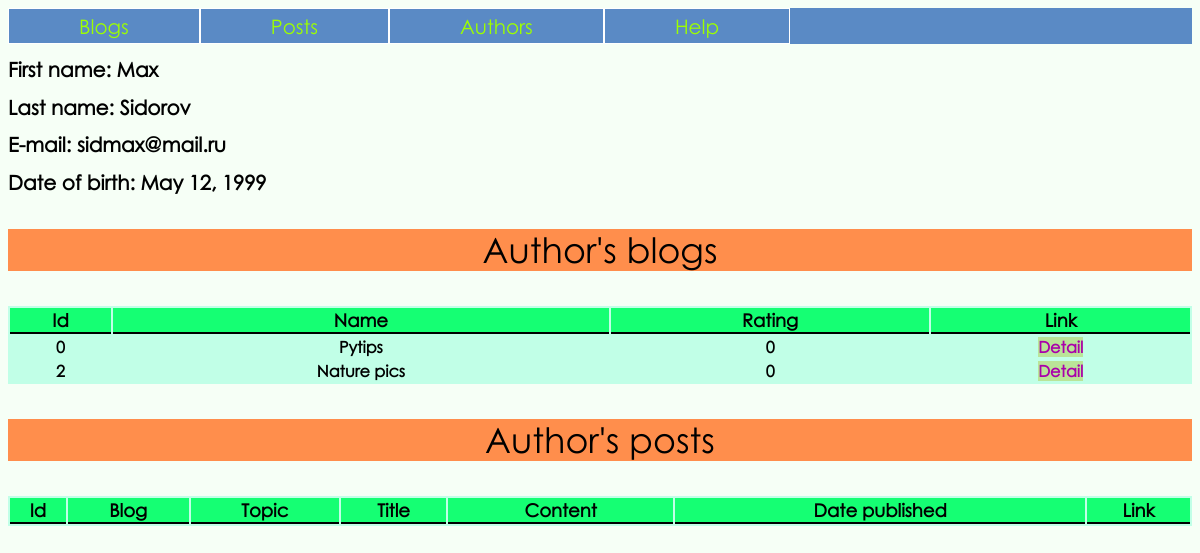
The app's page /author/0/, older data.
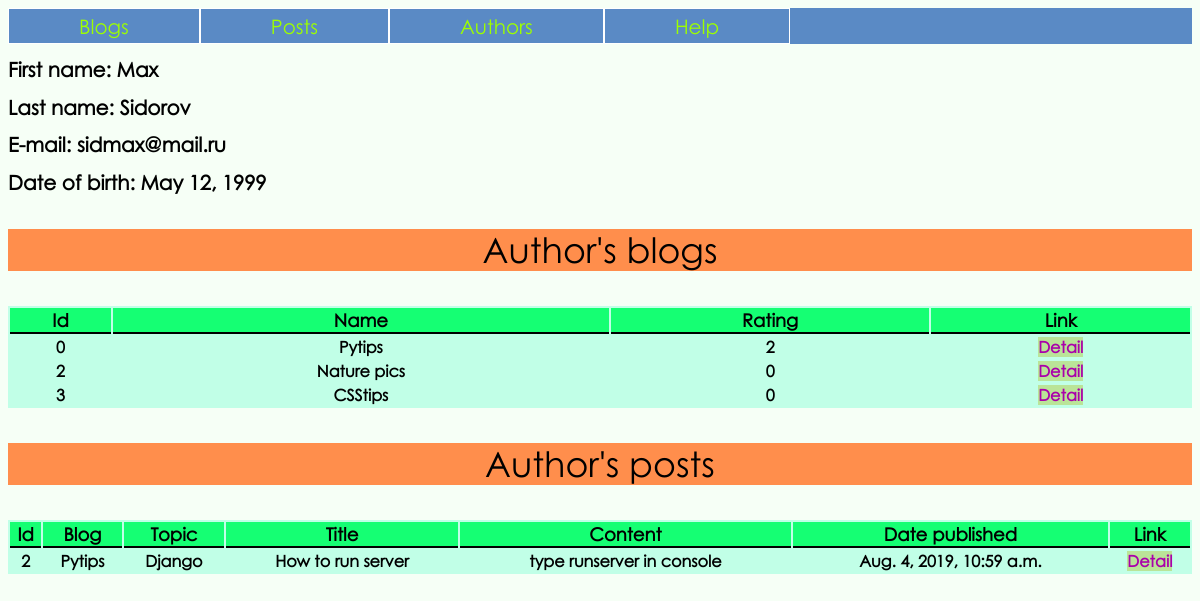
The same page, newer data.
### blog/models.py (models this page shows, shortened)
class Author(models.Model):
	first_name = models.CharField('First name', max_length=25)
	last_name = models.CharField('Last name', max_length=35)
	email = models.CharField('Email', max_length=50)
	date_of_birth = models.DateField('Date of birth', max_length=8)

class Blog(models.Model):
	author = models.ForeignKey(Author, on_delete=models.CASCADE)
	name = models.CharField('Name', max_length=50)
	rating = models.IntegerField('Rating', default=0)
	def __str__(self):
		return self.name

class Post(models.Model):
	blog = models.ForeignKey(Blog, on_delete=models.CASCADE)
	author = models.ForeignKey(Author, on_delete=models.CASCADE)
	topic = models.CharField('Topic', max_length=50)
	title = models.CharField('Title', max_length=50)
	text = models.CharField('Text', max_length=250)
	created_date = models.DateTimeField('Date created', default=timezone.now)
	date_published = models.DateTimeField('Date published', default=timezone.now)

### blog/views.py (the view)
# urls.py: path('author/<int:author_id>/', views.author, name='author'),
def author(request, author_id):
	author = get_object_or_404(Author, pk=author_id)
	blogs = Blog.objects.filter(author=author)
	posts = Post.objects.filter(author=author)
	context = {
		'author': author,
		'posts': posts,
		'blogs': blogs
		}
	return render(request, 'blog/author_detail.html', context)

### blog/templates/blog/author_detail.html (shortened to what this page needs)
<!DOCTYPE html>
<html lang="en">
<head>
    {% load staticfiles %}
    <link rel="stylesheet" href="{% static 'blog/content/style.css' %}">
</head>
<body>
<ul class='nav'>
    <li class='nav'><a class='nav' href="{% url 'blog:index-page' %}">Blogs</a></li>
    <li class='nav'><a class='nav' href="{% url 'blog:posts' %}">Posts</a></li>
    <li class='nav'><a class='nav' href="{% url 'blog:authors' %}">Authors</a></li>
    <li class='nav'><a class='nav' href="{% url 'blog:help' %}">Help</a></li>
</ul>
<div>
	<h1>First name: {{ author.first_name }}</h1>
	<h1>Last name: {{ author.last_name }}</h1>
	<h1>E-mail: {{ author.email }}</h1>
	<h1>Date of birth: {{ author.date_of_birth }}</h1>
</div>
<p class='title'>Author's blogs</p>
<div>
	<table>
		<thead>
			<tr>
				<th>Id</th>
				<th>Name</th>
				<th>Rating</th>
				<th>Link</th>
			</tr>
		</thead>
		<tbody>
		{% for blog in blogs %}
			<tr>
				<th>{{ blog.id }}</th>
				<th>{{ blog.name }}</th>
				<th>{{ blog.rating }}</th>
				<th><a href="{% url 'blog:blog' blog.name %}">Detail</a></th>
			</tr>
		{% endfor %}
		</tbody>
	</table>
</div>
<p class='title'>Author's posts</p>
<div>
	<table>
		<thead>
			<tr>
				<th>Id</th>
				<th>Blog</th>
				<th>Topic</th>
				<th>Title</th>
				<th>Content</th>
				<th>Date published</th>
				<th>Link</th>
			</tr>
		</thead>
		<tbody>
		{% for post in posts %}
			<tr>
				<th>{{ post.id }}</th>
				<th>{{ post.blog }}</th>
				<th>{{ post.topic }}</th>
				<th>{{ post.title }}</th>
				<th>{{ post.text|slice:25 }}</th>
				<th>{{ post.date_published }}</th>
				<th><a href="{% url 'blog:post' author.id %}">Detail</a></th>
			</tr>
		{% endfor %}
		</tbody>
	</table>
</div>
</body>
</html>

### blog/static/blog/content/style.css (style rules this page uses)
* { font-family: 'gothic' }
body { background: #F6FFF6; }
h1 { font-size: 20px; }
a { outline: none; text-decoration: none; vertical-align: center; }
a:link { color: #AA00AA; background: #BAE498; }
table { width: 100%; background: #c1ffe7; }
thead th { font-weight: bold; font-size: 18px; background: #15ff73; border-bottom: solid 2px black }
.title { top: 0; width: 100%; font-size: 35px; line-height: 1.2; background: #ff8e4c; text-align: center; }
a.nav { font-size: 20px; background: unset; }
ul.nav { top: 0; width: 100%; list-style-type: none; margin: 0; padding: 0; overflow: hidden; background-color: #5a8ac5; }
li.nav { float: left; border: solid 1px white; }
li.nav a { display: block; color: #9dff00; text-align: center; padding: 5px 70px; text-decoration: none; }

Row changes from the older to the newer data that the page shows:
changed Blog "Pytips": rating "0" → "2"
added Blog: id "3", name "CSStips", rating "0"
added Post: id "2", blog "Pytips", topic "Django", title "How to run server", text "type runserver in console", date_published "Aug. 4, 2019, 10:59 a.m."
